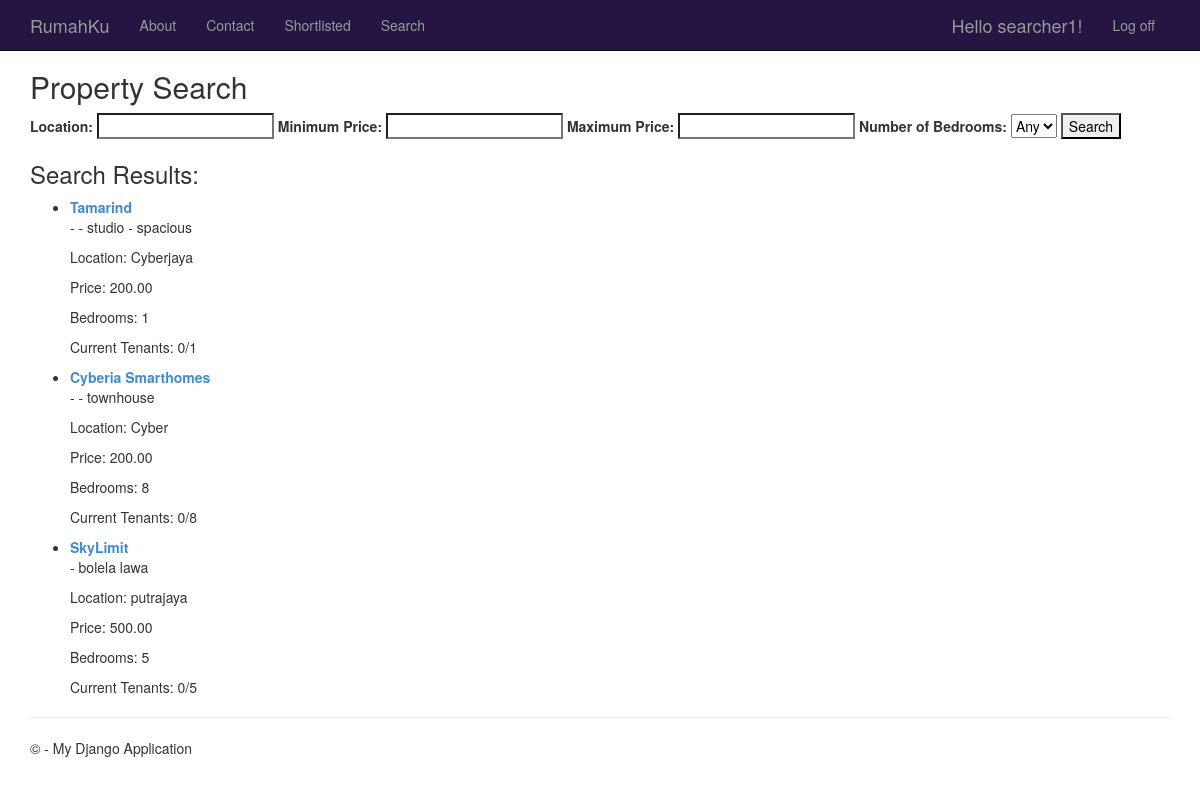
The app's page /searcher/search/ (signed in) with its own data.
### app/models.py (models this page shows, shortened)
class Property(models.Model):
    title = models.CharField(max_length=100)
    description = models.TextField()
    location = models.CharField(max_length=100, default="Unknown")
    price = models.DecimalField(max_digits=10, decimal_places=2, default=0)
    bedrooms = models.PositiveIntegerField(default=1)
    owner = models.ForeignKey(Owner, on_delete=models.SET_NULL, null=True)  # ForeignKey to the Owner model, allowing null values
    max_no_of_tenants = models.IntegerField(default=1)  # Assuming a default value of 1 tenant
    @property
    def rented_tenants(self):
        return self.tenancy_set.count()
    @property
    def remaining_available_tenants(self):
        return self.max_no_of_tenants - self.rented_tenants
    @property
    def availability(self):
        return self.remaining_available_tenants != 0

### Searcher/views.py (the view)
# urls.py: path('search/', views.property_search, name='properties_search'),
def property_search(request):
    properties = models.Property.objects.all()
    if request.method == 'GET':
        location = request.GET.get('location')
        min_price = request.GET.get('min_price')
        max_price = request.GET.get('max_price')
        bedrooms = request.GET.get('bedrooms')
        if location:
            properties = properties.filter(location__icontains=location)
        if min_price:
            properties = properties.filter(price__gte=min_price)
        if max_price:
            properties = properties.filter(price__lte=max_price)
        if bedrooms:
            properties = properties.filter(bedrooms=bedrooms)
    return render(request, 'property_search.html', {'properties': properties})

### Searcher/templates/property_search.html (shortened to what this page needs)
{% extends "app/layout.html" %} {% block content %}
 <h2>Property Search</h2>
    <form method="get" action="{% url 'properties_search' %}">
        <label for="location">Location:</label>
        <input type="text" name="location" id="location" value="{{ request.GET.location }}">
        <label for="min_price">Minimum Price:</label>
        <input type="number" name="min_price" id="min_price" value="{{ request.GET.min_price }}">
        <label for="max_price">Maximum Price:</label>
        <input type="number" name="max_price" id="max_price" value="{{ request.GET.max_price }}">
        <label for="bedrooms">Number of Bedrooms:</label>
        <select name="bedrooms" id="bedrooms">
            <option value="">Any</option>
        </select>
        <button type="submit">Search</button>
    </form>
    {% if properties %}
        <h3>Search Results:</h3>
        <ul>
            {% for property in properties %}
            {% if property.availability == True %}
                <li>
                    <strong><a href="{% url 'property_detail' property.id %}">{{ property.title }}</a></strong>
                    <p>- {{ property.description }}</p>
                    <p>Location: {{ property.location }}</p>
                    <p>Price: {{ property.price }}</p>
                    <p>Bedrooms: {{ property.bedrooms }}</p>
                    <p>Current Tenants: {{ property.rented_tenants }}/{{ property.max_no_of_tenants }}</p>
                </li>
                {% endif %}
            {% endfor %}
        </ul>
    {% else %}
        <p>No properties match your search criteria.</p>
    {% endif %} {% endblock %}

### app/templates/app/loginpartial.html (shortened to what this page needs)
{% if user.is_authenticated %}
<form id="logoutForm" action="/logout" method="post" class="navbar-right">
    <ul class="nav navbar-nav navbar-right">
        <li><span class="navbar-brand">Hello {{ user.username }}!</span></li>
        <li><a href="javascript:document.getElementById('logoutForm').submit()">Log off</a></li>
    </ul>
</form>
{% else %}
<ul class="nav navbar-nav navbar-right">
    <li><a href="{% url 'login' %}">Log in</a></li>
</ul>
{% endif %}

### app/static/app/content/site.css (style rules this page uses)
body { padding-top: 50px; padding-bottom: 20px; }
input, select, textarea { max-width: 280px; }

### records on screen
Property: title "Tamarind", description "- studio - spacious", location "Cyberjaya", price "200.00", bedrooms "1", rented_tenants "0", max_no_of_tenants "1"
Property: title "Cyberia Smarthomes", description "- townhouse", location "Cyber", price "200.00", bedrooms "8", rented_tenants "0", max_no_of_tenants "8"
Property: title "SkyLimit", description "bolela lawa", location "putrajaya", price "500.00", bedrooms "5", rented_tenants "0", max_no_of_tenants "5"

### other values on screen
{{ user.username }} "searcher1"
